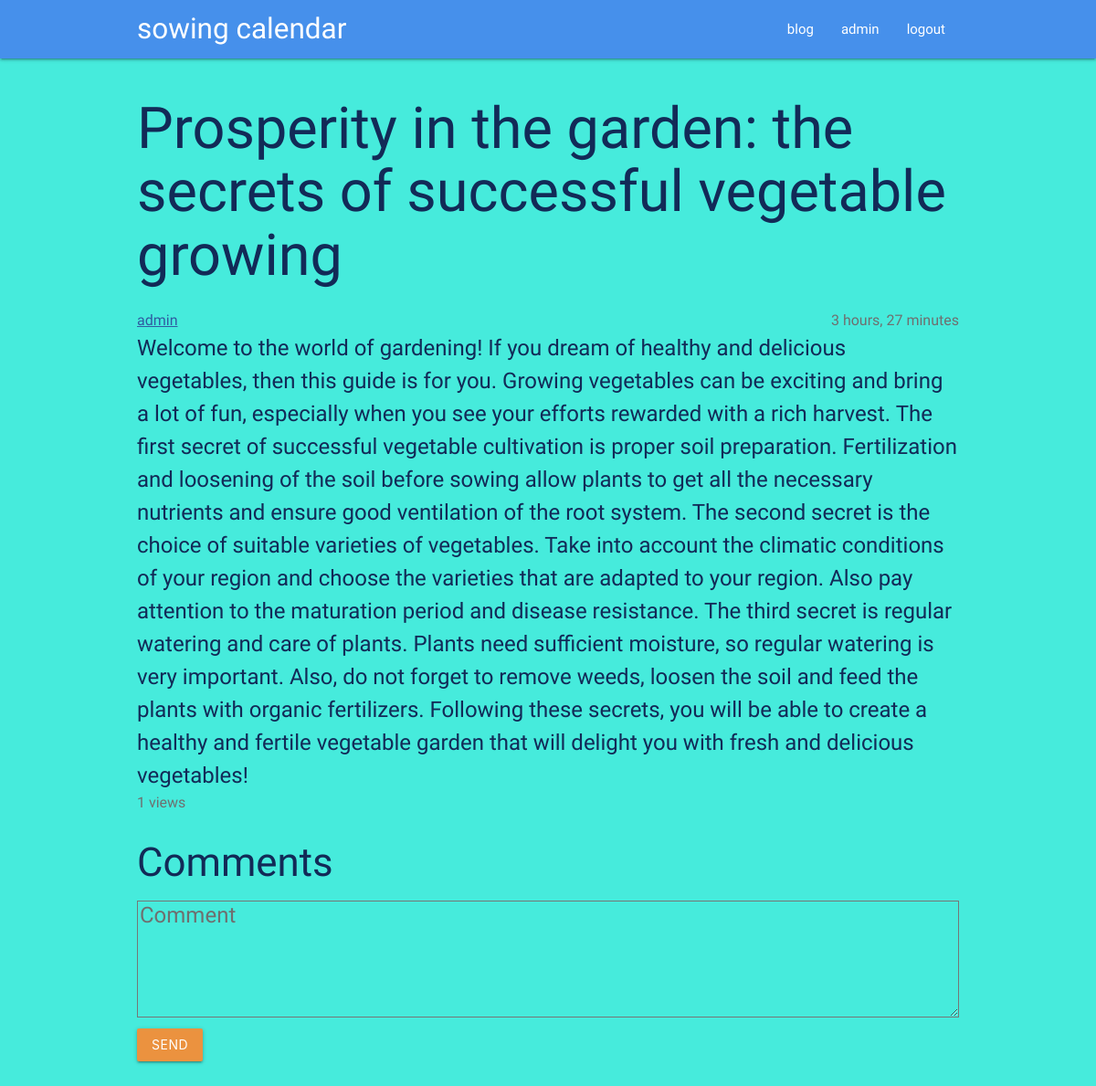
/blog/prosperity-in-the-garden-the-secrets-of-successful-vegetable-growing/ (signed in), run on the app's committed database.
### blog/models.py (models this page shows, shortened)
class Article(models.Model):
    header = models.CharField(max_length=255)
    content = models.TextField()
    author_id = models.ForeignKey(User, on_delete=models.CASCADE)
    slug = models.SlugField()
    date = models.DateTimeField(auto_now_add=True)
    views = models.IntegerField(default = 0)
    class Meta:
        verbose_name = 'Статья'
        verbose_name_plural = 'Статьи'

### blog/views.py (the view, shortened to what this page needs)
# urls.py: path('<slug:slug>/', ArticleDetail.as_view(), name='article'),
class ArticleDetail(View):
    def get(self, request, *args, **kwargs):
        view = ArticleDisplay.as_view()
        return view(request, *args, **kwargs)

### blog/forms.py
class AddCommentForm(forms.ModelForm):
    class Meta:
        model = Comment
        fields = ('content', )
    def __init__(self, *args, **kwargs):
        try:
            self.request = kwargs.pop("request")
        except:
            pass
        super().__init__(*args, **kwargs)
        self.fields['content'].widget.attrs = {"placeholder": 'Comment'}

### blog/views.py (called while the page is built)
    def get(self, request, *args, **kwargs):
        article = self.get_object()
        article.views = F('views') + 1
        article.save()
        return super().get(request, *args, **kwargs)

    def get_context_data(self, **kwargs):
        context = super().get_context_data(**kwargs)
        comment_list = Comment.objects.filter(article_id = context['article']).order_by('-date')
        form = AddCommentForm()
        c_def = self.get_data(comment_list = comment_list, form = form)
        return c_def | context

### main/utils.py (called while the page is built)
    def get_data(self, **kwargs):
        kwargs['y'] = datetime.now().year
        kwargs['m'] = datetime.now().month
        kwargs['d'] = datetime.now().day
        kwargs['is_auth'] = self.request.user.is_authenticated
        kwargs['user'] = self.request.user
        return kwargs

### blog/templates/blog/article.html (shortened to what this page needs)
{% extends 'main/base.html' %}
{% block content %}
<h1>{{ article.header }}</h1>
<div class="additional">
    <div>
        <a href="{% url 'accounts:profile' article.author_id %}">{{ article.author_id }}</a>
    </div>
    <div>
        {{ article.date|timesince }}
    </div>
</div>
<div class="content">
    {{ article.content }}
</div>
<div class="additional">
    {{ article.views }} views
</div>
<h3>Comments</h3>
{% if is_auth %}
<form action="" method="post">
    {% for f in form %}
        {{ f }}
    {% endfor %}
    <button class="btn waves-effect">Send</button>
</form>
{% endif %}
{% endblock %}

### main/templates/main/base.html (shortened to what this page needs)
{% load static %}
<!DOCTYPE html>
<html lang="en">
<head>
    <link rel="stylesheet" href="https://cdnjs.cloudflare.com/ajax/libs/materialize/1.0.0/css/materialize.min.css">
    <link rel="stylesheet" href="{% static 'main/css/style.css' %}">
</head>
<body>
    <nav>
        <div class="nav-wrapper">
            <a href="{% url 'home' %}" class="brand-logo">sowing calendar</a>
            <ul id="nav-mobile" class="right hide-on-med-and-down">
                <li>
                    <a href="{% url 'blog:blog' %}">blog</a>
                </li>
                {% if is_auth %}
                    <li>
                        <a href="{% url 'accounts:profile' user.username %}">{{ user.username }}</a>
                    </li>
                    <li>
                        <a href="{% url 'accounts:logout' %}">logout</a>
                    </li>
                {% endif %}
              </ul>
        </div>
    </nav>
    <div class="main">
        {% block content %}
        {% endblock %}
    </div>
</body>
</html>

### main/static/main/css/style.css (style rules this page uses)
h1, h2, h3, h4 { font-family: "Alice", serif; font-weight: 400; font-style: normal; }
body { background-color: #46ebdc; color: #122a57; font-family: "PT Sans Caption", sans-serif; font-weight: 400; font-style: normal; font-size: 24px; }
a { color: #305ba1; text-decoration: underline; }
nav a { text-decoration: none; }
button.btn { background-color: #eb923f; }
textarea { height: 128px; }
input::placeholder, textarea::placeholder { color: #6f6f6f; font-family: "PT Sans Caption", sans-serif; font-weight: 400; font-style: normal; font-size: 24px; }
.main { width: 75%; margin: 30px auto; }
.nav-wrapper { width: 75%; }
nav { background-color: #4690eb; display: flex; justify-content: center; }
.content { font-size: 18pt; }
.additional { display: flex; justify-content: space-between; color: #6f6f6f; font-size: 16px; }

### data on the page
Article: header "Prosperity in the garden: the secrets of successful vegetable growing", author_id "admin", date "3 hours, 27 minutes", content "Welcome to the world of gardening! If you dream of healthy and delicious vegetables, then this guide is for you. Growing vegetables can be exciting and bring a lot of fun, especially when you see your efforts rewarded with a rich harvest. The first secret of successful vegetable cultivation is proper soil preparation. Fertilization and loosening of the soil before sowing allow plants to get all the necessary nutrients and ensure good ventilation of the root system. The second secret is the choice of suitable varieties of vegetables. Take into account the climatic conditions of your region and choose the varieties that are adapted to your region. Also pay attention to the maturation period…", views "1"

### other printed values
{{ user.username }} "admin"
